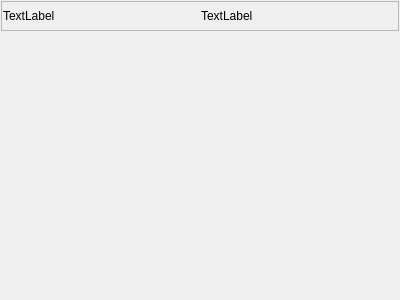
<?xml version="1.0" encoding="UTF-8"?>
<ui version="4.0">
 <class>wdgPropertyesBaseObject</class>
 <widget class="QFrame" name="wdgPropertyesBaseObject">
  <property name="geometry">
   <rect>
    <x>0</x>
    <y>0</y>
    <width>400</width>
    <height>300</height>
   </rect>
  </property>
  <property name="windowTitle">
   <string>Frame</string>
  </property>
  <property name="frameShape">
   <enum>QFrame::NoFrame</enum>
  </property>
  <property name="frameShadow">
   <enum>QFrame::Raised</enum>
  </property>
  <property name="midLineWidth">
   <number>1</number>
  </property>
  <layout class="QVBoxLayout" name="verticalLayout">
   <property name="spacing">
    <number>1</number>
   </property>
   <property name="leftMargin">
    <number>1</number>
   </property>
   <property name="topMargin">
    <number>1</number>
   </property>
   <property name="rightMargin">
    <number>1</number>
   </property>
   <property name="bottomMargin">
    <number>1</number>
   </property>
   <item>
    <widget class="QFrame" name="frame">
     <property name="sizePolicy">
      <sizepolicy hsizetype="Preferred" vsizetype="Minimum">
       <horstretch>0</horstretch>
       <verstretch>0</verstretch>
      </sizepolicy>
     </property>
     <property name="maximumSize">
      <size>
       <width>16777215</width>
       <height>30</height>
      </size>
     </property>
     <property name="frameShape">
      <enum>QFrame::StyledPanel</enum>
     </property>
     <property name="frameShadow">
      <enum>QFrame::Sunken</enum>
     </property>
     <layout class="QHBoxLayout" name="horizontalLayout">
      <property name="spacing">
       <number>1</number>
      </property>
      <property name="leftMargin">
       <number>1</number>
      </property>
      <property name="topMargin">
       <number>1</number>
      </property>
      <property name="rightMargin">
       <number>1</number>
      </property>
      <property name="bottomMargin">
       <number>1</number>
      </property>
      <item>
       <widget class="QLabel" name="labelClassName">
        <property name="sizePolicy">
         <sizepolicy hsizetype="Preferred" vsizetype="Minimum">
          <horstretch>0</horstretch>
          <verstretch>0</verstretch>
         </sizepolicy>
        </property>
        <property name="maximumSize">
         <size>
          <width>16777215</width>
          <height>24</height>
         </size>
        </property>
        <property name="text">
         <string>TextLabel</string>
        </property>
       </widget>
      </item>
      <item>
       <widget class="QLabel" name="labelName">
        <property name="sizePolicy">
         <sizepolicy hsizetype="Preferred" vsizetype="Minimum">
          <horstretch>0</horstretch>
          <verstretch>0</verstretch>
         </sizepolicy>
        </property>
        <property name="maximumSize">
         <size>
          <width>16777215</width>
          <height>24</height>
         </size>
        </property>
        <property name="text">
         <string>TextLabel</string>
        </property>
       </widget>
      </item>
     </layout>
    </widget>
   </item>
   <item>
    <widget class="QFrame" name="frameKontroller">
     <property name="frameShape">
      <enum>QFrame::NoFrame</enum>
     </property>
     <property name="frameShadow">
      <enum>QFrame::Raised</enum>
     </property>
     <property name="lineWidth">
      <number>1</number>
     </property>
    </widget>
   </item>
  </layout>
 </widget>
 <resources/>
 <connections/>
</ui>
